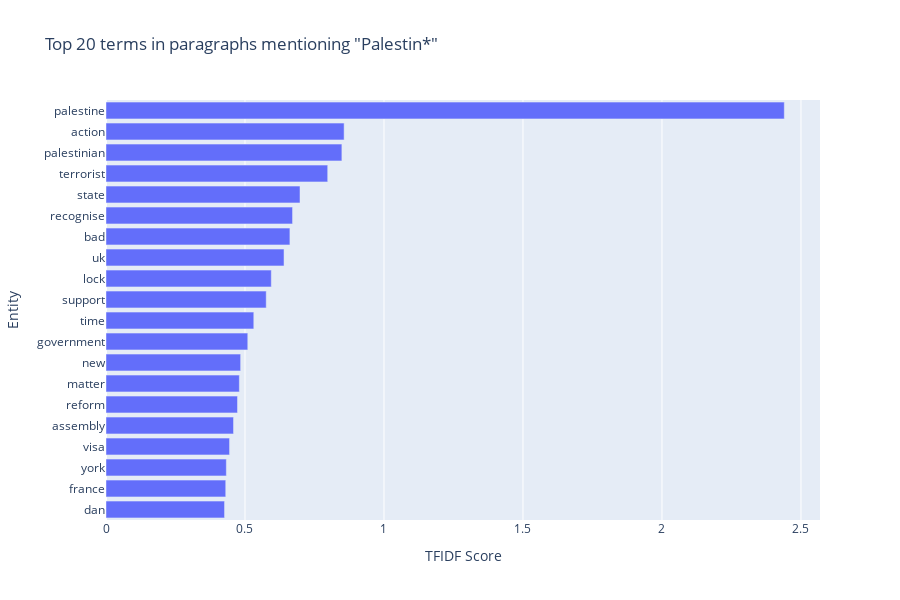

The notebook cell saved with this chart:
### Code cell
row_per_entity = per_para_data.explode('entities').dropna() # drops rows where paragraphs have no entities
ENTITY = 'Palestin*' # the * can be used as a 'wildcard', meaning it can represent anything following the word given
TOP_N = 20
group_indexes = list(set(row_per_entity[row_per_entity['entities'].str.contains(ENTITY)].index))
top_terms = tfidf_vectors.loc[group_indexes].sum().sort_values(ascending=False).head(TOP_N)


fig = px.bar(y=top_terms.index, x=top_terms.values,
              title=f'Top {TOP_N} terms in paragraphs mentioning "{ENTITY}"',
                labels={'x':'TFIDF Score','y':'Entity'},
                height=600)
fig.update_yaxes(categoryorder='total ascending')

### Figure 1 — Plotly figure (JSON) as saved in the notebook; plotly's stock layout.template omitted (floating-point values rounded to 4 significant figures)
{"data": [{"hovertemplate": "TFIDF Score=%{x}<br>Entity=%{y}<extra></extra>", "legendgroup": "", "marker": {"color": "#636efa", "pattern": {"shape": ""}}, "name": "", "orientation": "h", "showlegend": false, "textposition": "auto", "type": "bar", "x": [2.44, 0.8566, 0.8485, 0.7976, 0.6979, 0.6711, 0.6616, 0.6404, 0.5946, 0.5764, 0.5316, 0.51, 0.4843, 0.4797, 0.4731, 0.4587, 0.4445, 0.4329, 0.4308, 0.4264], "xaxis": "x", "y": ["palestine", "action", "palestinian", "terrorist", "state", "recognise", "bad", "uk", "lock", "support", "time", "government", "new", "matter", "reform", "assembly", "visa", "york", "france", "dan"], "yaxis": "y"}], "layout": {"barmode": "relative", "height": 600, "legend": {"tracegroupgap": 0}, "title": {"text": "Top 20 terms in paragraphs mentioning \"Palestin*\""}, "xaxis": {"anchor": "y", "domain": [0, 1], "title": {"text": "TFIDF Score"}}, "yaxis": {"anchor": "x", "categoryorder": "total ascending", "domain": [0, 1], "title": {"text": "Entity"}}}}
